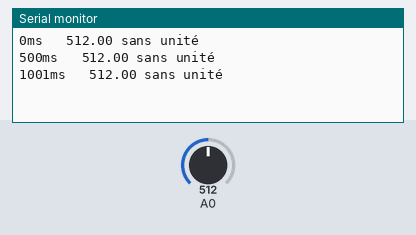
A sketch run on a simulated Arduino Uno, built with avr-gcc and run on an emulated ATmega328P. Parts: the last lines printed to the serial monitor. The inputs (shaded band) are chosen by the test bench; at power-on: A0 = 512.

Above: at 1.3 s.
1.4 s: A0 set to 716
At 1.9 s:
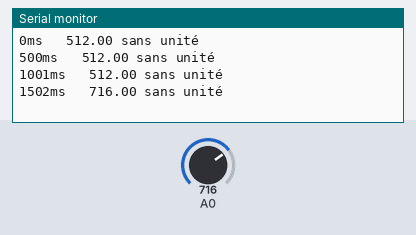
2.9 s: A0 set to 900
At 3.4 s:
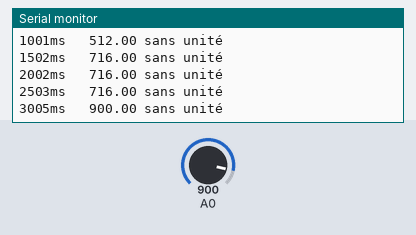
Timing chart, 0 to 5.9 s (numbered marks = the images above; inputs shaded):
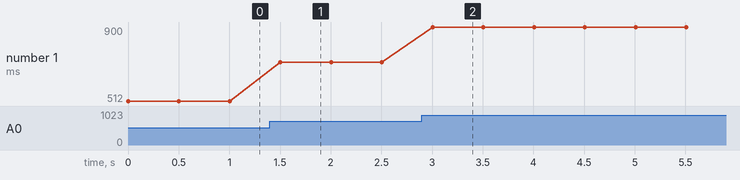

The sketch:

1erProg.ino
```cpp
float mesure;

void setup(){
    Serial.begin(9600);

    //Initialisation de la liaison série à la vitesse de 9600 bauds
}

void loop(){
    mesure = analogRead(0); //Lecture de l'information sur l'entrée analogique A0
    Serial.print(millis()); //Envoie de la valeur temps vers la liaison série (ou USB)
    Serial.print("ms \t");     //Envoie d'une tabulation : \t comme séparateur
    Serial.print(mesure); //Envoie de la mesure puis retour à la ligne
    Serial.println(" sans unité");
    delay(500);
}
```

Measured:
- after the input at 1.4 s, the serial monitor: prints a new line after 0.10 s (image 1)
- after the input at 2.9 s, the serial monitor: prints a new line after 0.11 s (image 2)
- plotted number 1: 512 → 716 after the input at 1.4 s, 716 → 900 after the input at 2.9 s
